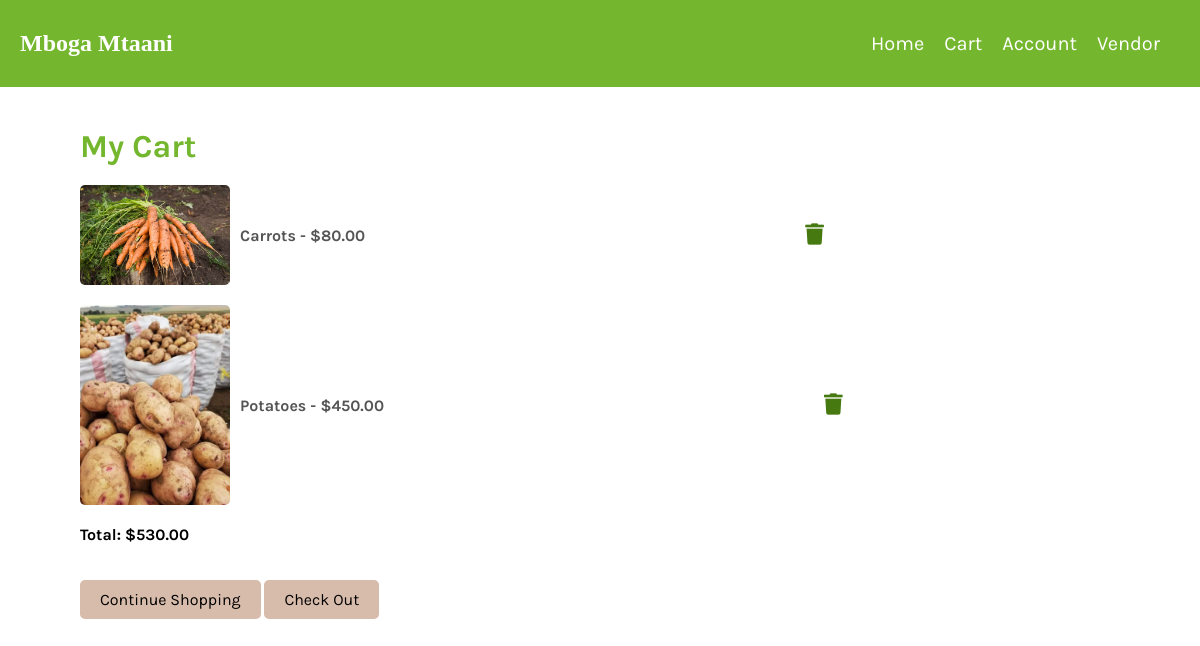
The page /Cart_Details/cart_contents/ on the database as committed earlier.
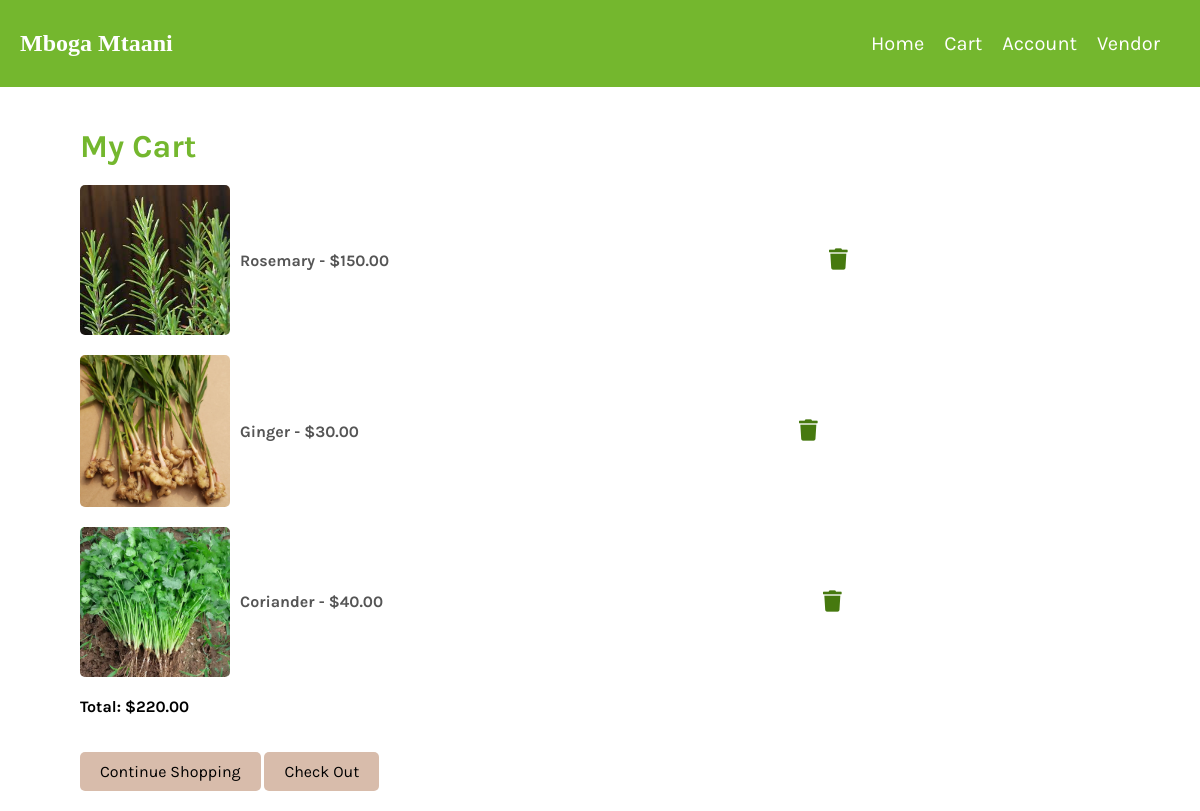
The same page on the database as committed later.
### inventory/models.py (models this page shows, shortened)
class Product(models.Model):
    vendor = models.ForeignKey(Vendor, on_delete=models.CASCADE)
    name = models.CharField(max_length=32)
    description = models.TextField()
    image = models.ImageField(upload_to= 'images/')
    price = models.DecimalField(max_digits = 6, decimal_places = 2)
    stock = models.PositiveIntegerField()
    date_created = models.DateTimeField(auto_now_add=True)
    date_updated = models.DateTimeField(auto_now=True)

### Cart_Details/views.py (the view)
# urls.py: path("cart_contents/", cart_contents, name="cart_contents_view"),
def cart_contents(request):
    user_cart, created = Cart.objects.get_or_create()
    cart_products = user_cart.products.all()
    total_price = sum(product.price for product in cart_products)
    context = {
        'cart_products': cart_products,
        'total_price': total_price,
    }
    return render(request, 'Cart_Details/cart_contents.html', context)

### templates/Cart_Details/cart_contents.html (shortened to what this page needs)
<!DOCTYPE html>
<html lang="en">
<head>
    <link rel="stylesheet" href="https://cdnjs.cloudflare.com/ajax/libs/font-awesome/5.15.3/css/all.min.css">
    {%load static%}
    <link rel="stylesheet" type="text/css" href="{% static 'css/cart_contents.css' %}">
</head>
<body>
    {% include 'navbar.html'%}
    <div class="cart-contents-container">
        <h1 class="cart-title">My Cart</h1>
        {% if cart_products %}
            <ul class="product-list">
                {% for product in cart_products %}
                    <li class="product-item">
                        <img class="product-image" src="{{ product.image.url }}" alt="Product Image">
                        <span class="product-info">{{ product.name }} - ${{ product.price }}</span>
                        <div class="delete">
                            <a href="{% url 'remove_from_cart_view' product.id %}">
                                <i class="fas fa-trash fa-lg" style="color: #46790f;"></i>
                            </a>
                        </div>
                    </li>
                {% endfor %}
            </ul>
            <p class="cart-total">Total: ${{ total_price }}</p>
        {% else %}
            <p class="empty-cart-message">Your cart is empty.</p>
        {% endif %}
        <a href="{% url 'products_list_view' %}" class="continue-shopping-button">Continue Shopping</a>
        <a href="{% url 'orders_list_view' 1 %}" class="checkout-button">Check Out</a>
    </div>
</body>
</html>

Rows that differ between the two databases and show on the page:
no longer on this page (row unchanged): Product: image (picture), name "Carrots", price "80.00"
no longer on this page (row unchanged): Product: image (picture), name "Potatoes", price "450.00"
now on this page (row unchanged): Product: image (picture), name "Rosemary", price "150.00"
added Product: image (picture), name "Ginger", price "30.00"
added Product: image (picture), name "Coriander", price "40.00"
Other text that changed with them:
{{ total_price }}: "530.00" → "220.00"
